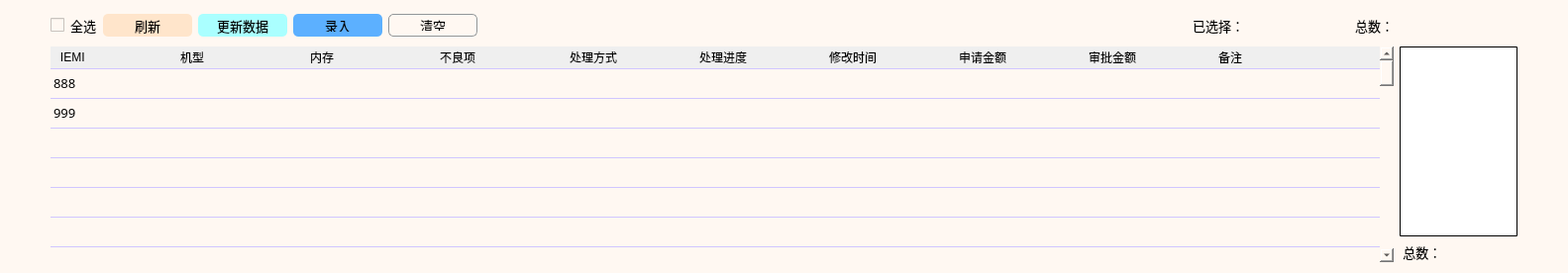
       <widget class="QWidget" name="widget" native="true">
        <property name="styleSheet">
         <string notr="true">background-color:  #fff8f2;
border-radius:5px;</string>
        </property>
        <layout class="QGridLayout" name="gridLayout_7">
         <item row="0" column="6">
          <spacer name="horizontalSpacer_5">
           <property name="orientation">
            <enum>Qt::Horizontal</enum>
           </property>
           <property name="sizeHint" stdset="0">
            <size>
             <width>710</width>
             <height>20</height>
            </size>
           </property>
          </spacer>
         </item>
         <item row="0" column="7">
          <widget class="QLabel" name="label_23">
           <property name="maximumSize">
            <size>
             <width>130</width>
             <height>16777215</height>
            </size>
           </property>
           <property name="font">
            <font>
             <family>黑体</family>
             <pointsize>10</pointsize>
            </font>
           </property>
           <property name="styleSheet">
            <string notr="true">background:   #fff8f2;</string>
           </property>
           <property name="text">
            <string>已选择：</string>
           </property>
          </widget>
         </item>
         <item row="1" column="10">
          <layout class="QFormLayout" name="formLayout">
           <item row="0" column="0" colspan="2">
            <widget class="QPlainTextEdit" name="plainTextEdit">
             <property name="minimumSize">
              <size>
               <width>119</width>
               <height>0</height>
              </size>
             </property>
             <property name="maximumSize">
              <size>
               <width>119</width>
               <height>16777215</height>
              </size>
             </property>
             <property name="styleSheet">
              <string notr="true">QPlainTextEdit {
	border-style: solid;
	background-color: rgb(255, 255, 255);
	border-color: rgb(0, 0, 0);
	border-width:1px;
	border-radius:1px;
}</string>
             </property>
             <property name="plainText">
              <string/>
             </property>
            </widget>
           </item>
           <item row="1" column="0">
            <widget class="QLabel" name="label_2">
             <property name="minimumSize">
              <size>
               <width>49</width>
               <height>20</height>
              </size>
             </property>
             <property name="maximumSize">
              <size>
               <width>49</width>
               <height>20</height>
              </size>
             </property>
             <property name="font">
              <font>
               <family>黑体</family>
               <pointsize>10</pointsize>
              </font>
             </property>
             <property name="styleSheet">
              <string notr="true">background:   #fff8f2;</string>
             </property>
             <property name="text">
              <string> 总数：</string>
             </property>
            </widget>
           </item>
           <item row="1" column="1">
            <widget class="QLineEdit" name="lineEdit">
             <property name="enabled">
              <bool>false</bool>
             </property>
             <property name="maximumSize">
              <size>
               <width>64</width>
               <height>20</height>
              </size>
             </property>
            </widget>
           </item>
          </layout>
         </item>
         <item row="0" column="3">
          <widget class="QPushButton" name="pushButton">
           <property name="minimumSize">
            <size>
             <width>90</width>
             <height>0</height>
            </size>
           </property>
           <property name="maximumSize">
            <size>
             <width>90</width>
             <height>23</height>
            </size>
           </property>
           <property name="font">
            <font>
             <family>黑体</family>
             <pointsize>10</pointsize>
            </font>
           </property>
           <property name="styleSheet">
            <string notr="true">QPushButton {
	border-radius:5px;
    border-width:1px;
    background-color:#aaffff;   
	height: 25px;
}

QPushButton:pressed
{
    padding-left:15px;
	border-radius:5px;
}</string>
           </property>
           <property name="text">
            <string>更新数据</string>
           </property>
           <property name="icon">
            <iconset>
             <normaloff>../static/img/edit-property-128.gif</normaloff>../static/img/edit-property-128.gif</iconset>
           </property>
           <property name="autoDefault">
            <bool>false</bool>
           </property>
          </widget>
         </item>
         <item row="0" column="8">
          <widget class="QLineEdit" name="credit_lineEdit_1_8">
           <property name="enabled">
            <bool>false</bool>
           </property>
           <property name="minimumSize">
            <size>
             <width>100</width>
             <height>30</height>
            </size>
           </property>
           <property name="maximumSize">
            <size>
             <width>100</width>
             <height>30</height>
            </size>
           </property>
           <property name="font">
            <font>
             <family>黑体</family>
             <pointsize>10</pointsize>
            </font>
           </property>
           <property name="styleSheet">
            <string notr="true"/>
           </property>
          </widget>
         </item>
         <item row="1" column="1" colspan="9">
          <widget class="QTableWidget" name="tableWidget">
           <property name="minimumSize">
            <size>
             <width>1351</width>
             <height>0</height>
            </size>
           </property>
           <property name="font">
            <font>
             <family>黑体</family>
             <pointsize>10</pointsize>
            </font>
           </property>
           <property name="styleSheet">
            <string notr="true">QHeaderView {
	border:0px;

}

QHeaderView::section{
	font-family:&quot;黑体&quot;, Times, serif;
	font-size: 12px;
	border-radius:14px;
	border-bottom:1px solid #d0c6ff;
	text-align:left;

}

QTableWidget::Item{
	border-bottom:1px solid #d0c6ff;
	color: black;
}</string>
           </property>
           <property name="horizontalScrollMode">
            <enum>QAbstractItemView::ScrollPerItem</enum>
           </property>
           <property name="showGrid">
            <bool>false</bool>
           </property>
           <property name="rowCount">
            <number>1000</number>
           </property>
           <attribute name="horizontalHeaderDefaultSectionSize">
            <number>131</number>
           </attribute>
           <attribute name="horizontalHeaderStretchLastSection">
            <bool>true</bool>
           </attribute>
           <attribute name="verticalHeaderVisible">
            <bool>false</bool>
           </attribute>
           <row/>
           <row/>
           <row/>
           <row/>
           <row/>
           <row/>
           <row/>
           <row/>
           <row/>
           <row/>
           <row/>
           <row/>
           <row/>
           <row/>
           <row/>
           <row/>
           <row/>
           <row/>
           <row/>
           <row/>
           <row/>
           <row/>
           <row/>
           <row/>
           <row/>
           <row/>
           <row/>
           <row/>
           <row/>
           <row/>
           <row/>
           <row/>
           <row/>
           <row/>
           <row/>
           <row/>
           <row/>
           <row/>
           <row/>
           <row/>
           <row/>
           <row/>
           <row/>
           <row/>
           <row/>
           <row/>
           <row/>
           <row/>
           <row/>
           <row/>
           <row/>
           <row/>
           <row/>
           <row/>
           <row/>
           <row/>
           <row/>
           <row/>
           <row/>
           <row/>
           <row/>
           <row/>
           <row/>
           <row/>
           <row/>
           <row/>
           <row/>
           <row/>
           <row/>
           <row/>
           <row/>
           <row/>
           <row/>
           <row/>
           <row/>
           <row/>
           <row/>
           <row/>
           <row/>
           <row/>
           <row/>
           <row/>
           <row/>
           <row/>
           <row/>
           <row/>
           <row/>
           <row/>
           <row/>
           <row/>
           <row/>
           <row/>
           <row/>
           <row/>
           <row/>
           <row/>
           <row/>
           <row/>
           <row/>
           <row/>
           <row/>
           <row/>
           <row/>
           <row/>
           <row/>
           <row/>
           <row/>
           <row/>
           <row/>
           <row/>
           <row/>
           <row/>
           <row/>
           <row/>
           <row/>
           <row/>
           <row/>
           <row/>
           <row/>
           <row/>
           <row/>
           <row/>
           <row/>
           <row/>
           <row/>
           <row/>
           <row/>
           <row/>
           <row/>
           <row/>
           <row/>
           <row/>
           <row/>
           <row/>
           <row/>
           <row/>
           <row/>
           <row/>
           <row/>
           <row/>
           <row/>
           <row/>
           <row/>
           <row/>
           <row/>
           <row/>
           <row/>
           <row/>
           <row/>
           <row/>
           <row/>
           <row/>
           <row/>
           <row/>
           <row/>
           <row/>
           <row/>
           <row/>
           <row/>
           <row/>
           <row/>
           <row/>
           <row/>
           <row/>
           <row/>
           <row/>
           <row/>
           <row/>
           <row/>
           <row/>
           <row/>
           <row/>
           <row/>
           <row/>
           <row/>
           <row/>
           <row/>
           <row/>
           <row/>
           <row/>
           <row/>
           <row/>
           <row/>
           <row/>
           <row/>
           <row/>
           <row/>
           <row/>
           <row/>
           <row/>
           <row/>
           <row/>
           <row/>
           <row/>
           <row/>
           <row/>
           <row/>
           <row/>
           <row/>
           <row/>
           <row/>
           <row/>
           <row/>
           <row/>
           <row/>
           <row/>
           <row/>
           <row/>
           <row/>
           <row/>
           <row/>
           <row/>
           <row/>
           <row/>
           <row/>
           <row/>
           <row/>
           <row/>
           <row/>
           <row/>
           <row/>
           <row/>
           <row/>
           <row/>
           <row/>
           <row/>
           <row/>
           <row/>
           <row/>
           <row/>
           <row/>
           <row/>
           <row/>
           <row/>
           <row/>
           <row/>
           <row/>
           <row/>
           <row/>
           <row/>
           <row/>
           <row/>
           <row/>
           <row/>
           <row/>
           <row/>
           <row/>
           <row/>
           <row/>
           <row/>
           <row/>
           <row/>
           <row/>
           <row/>
           <row/>
           <row/>
           <row/>
           <row/>
           <row/>
           <row/>
           <row/>
           <row/>
           <row/>
           <row/>
           <row/>
           <row/>
           <row/>
           <row/>
           <row/>
           <row/>
           <row/>
           <row/>
           <row/>
           <row/>
           <row/>
           <row/>
           <row/>
           <row/>
           <row/>
           <row/>
           <row/>
           <row/>
           <row/>
           <row/>
           <row/>
           <row/>
           <row/>
           <row/>
           <row/>
           <row/>
           <row/>
           <row/>
           <row/>
           <row/>
           <row/>
           <row/>
           <row/>
           <row/>
           <row/>
           <row/>
           <row/>
           <row/>
           <row/>
           <row/>
           <row/>
           <row/>
           <row/>
           <row/>
           <row/>
           <row/>
           <row/>
           <row/>
           <row/>
           <row/>
           <row/>
           <row/>
           <row/>
           <row/>
           <row/>
           <row/>
           <row/>
           <row/>
           <row/>
           <row/>
           <row/>
           <row/>
           <row/>
           <row/>
           <row/>
           <row/>
           <row/>
           <row/>
           <row/>
           <row/>
           <row/>
           <row/>
           <row/>
           <row/>
           <row/>
           <row/>
           <row/>
           <row/>
           <row/>
           <row/>
           <row/>
           <row/>
           <row/>
           <row/>
           <row/>
           <row/>
           <row/>
           <row/>
           <row/>
           <row/>
           <row/>
           <row/>
           <row/>
           <row/>
           <row/>
           <row/>
           <row/>
           <row/>
           <row/>
           <row/>
           <row/>
           <row/>
           <row/>
           <row/>
           <row/>
           <row/>
           <row/>
           <row/>
           <row/>
           <row/>
           <row/>
           <row/>
           <row/>
           <row/>
           <row/>
           <row/>
           <row/>
           <row/>
           <row/>
           <row/>
           <row/>
           <row/>
           <row/>
           <row/>
           <row/>
           <row/>
           <row/>
           <row/>
           <row/>
           <row/>
           <row/>
           <row/>
           <row/>
           <row/>
           <row/>
           <row/>
           <row/>
           <row/>
           <row/>
           <row/>
           <row/>
           <row/>
           <row/>
           <row/>
           <row/>
           <row/>
           <row/>
           <row/>
           <row/>
           <row/>
           <row/>
           <row/>
           <row/>
           <row/>
           <row/>
           <row/>
           <row/>
           <row/>
           <row/>
           <row/>
           <row/>
           <row/>
           <row/>
           <row/>
           <row/>
           <row/>
           <row/>
           <row/>
           <row/>
           <row/>
           <row/>
           <row/>
           <row/>
           <row/>
           <row/>
           <row/>
           <row/>
           <row/>
           <row/>
           <row/>
           <row/>
           <row/>
           <row/>
           <row/>
           <row/>
           <row/>
           <row/>
           <row/>
           <row/>
           <row/>
           <row/>
           <row/>
           <row/>
           <row/>
           <row/>
           <row/>
           <row/>
           <row/>
           <row/>
           <row/>
           <row/>
           <row/>
           <row/>
           <row/>
           <row/>
           <row/>
           <row/>
           <row/>
           <row/>
           <row/>
           <row/>
           <row/>
           <row/>
           <row/>
           <row/>
           <row/>
           <row/>
           <row/>
           <row/>
           <row/>
           <row/>
           <row/>
           <row/>
           <row/>
           <row/>
           <row/>
           <row/>
           <row/>
           <row/>
           <row/>
           <row/>
           <row/>
           <row/>
           <row/>
           <row/>
           <row/>
           <row/>
           <row/>
           <row/>
           <row/>
           <row/>
           <row/>
           <row/>
           <row/>
           <row/>
           <row/>
           <row/>
           <row/>
           <row/>
           <row/>
           <row/>
           <row/>
           <row/>
           <row/>
           <row/>
           <row/>
           <row/>
           <row/>
           <row/>
           <row/>
           <row/>
           <row/>
           <row/>
           <row/>
           <row/>
           <row/>
           <row/>
           <row/>
           <row/>
           <row/>
           <row/>
           <row/>
           <row/>
           <row/>
           <row/>
           <row/>
           <row/>
           <row/>
           <row/>
           <row/>
           <row/>
           <row/>
           <row/>
           <row/>
           <row/>
           <row/>
           <row/>
           <row/>
           <row/>
           <row/>
           <row/>
           <row/>
           <row/>
           <row/>
           <row/>
           <row/>
           <row/>
           <row/>
           <row/>
           <row/>
           <row/>
           <row/>
           <row/>
           <row/>
           <row/>
           <row/>
           <row/>
           <row/>
           <row/>
           <row/>
           <row/>
           <row/>
           <row/>
           <row/>
           <row/>
           <row/>
           <row/>
           <row/>
           <row/>
           <row/>
           <row/>
           <row/>
           <row/>
           <row/>
           <row/>
           <row/>
           <row/>
           <row/>
           <row/>
           <row/>
           <row/>
           <row/>
           <row/>
           <row/>
           <row/>
           <row/>
           <row/>
           <row/>
           <row/>
           <row/>
           <row/>
           <row/>
           <row/>
           <row/>
           <row/>
           <row/>
           <row/>
           <row/>
           <row/>
           <row/>
           <row/>
           <row/>
           <row/>
           <row/>
           <row/>
           <row/>
           <row/>
           <row/>
           <row/>
           <row/>
           <row/>
           <row/>
           <row/>
           <row/>
           <row/>
           <row/>
           <row/>
           <row/>
           <row/>
           <row/>
           <row/>
           <row/>
           <row/>
           <row/>
           <row/>
           <row/>
           <row/>
           <row/>
           <row/>
           <row/>
           <row/>
           <row/>
           <row/>
           <row/>
           <row/>
           <row/>
           <row/>
           <row/>
           <row/>
           <row/>
           <row/>
           <row/>
           <row/>
           <row/>
           <row/>
           <row/>
           <row/>
           <row/>
           <row/>
           <row/>
           <row/>
           <row/>
           <row/>
           <row/>
           <row/>
           <row/>
           <row/>
           <row/>
           <row/>
           <row/>
           <row/>
           <row/>
           <row/>
           <row/>
           <row/>
           <row/>
           <row/>
           <row/>
           <row/>
           <row/>
           <row/>
           <row/>
           <row/>
           <row/>
           <row/>
           <row/>
           <row/>
           <row/>
           <row/>
           <row/>
           <row/>
           <row/>
           <row/>
           <row/>
           <row/>
           <row/>
           <row/>
           <row/>
           <row/>
           <row/>
           <row/>
           <row/>
           <row/>
           <row/>
           <row/>
           <row/>
           <row/>
           <row/>
           <row/>
           <row/>
           <row/>
           <row/>
           <row/>
           <row/>
           <row/>
           <row/>
           <row/>
           <row/>
           <row/>
           <row/>
           <row/>
           <row/>
           <row/>
           <row/>
           <row/>
           <row/>
           <row/>
           <row/>
           <row/>
           <row/>
           <row/>
           <row/>
           <row/>
           <row/>
           <row/>
           <row/>
           <row/>
           <row/>
           <row/>
           <row/>
           <row/>
           <row/>
           <row/>
           <row/>
           <row/>
           <row/>
           <row/>
           <row/>
           <row/>
           <row/>
           <row/>
           <row/>
           <row/>
           <row/>
           <row/>
           <row/>
           <row/>
           <row/>
           <row/>
           <row/>
           <row/>
           <row/>
           <row/>
           <row/>
           <row/>
           <row/>
           <row/>
           <row/>
           <row/>
           <row/>
           <row/>
           <row/>
           <row/>
           <row/>
           <row/>
           <row/>
           <row/>
           <row/>
           <row/>
           <row/>
           <row/>
           <row/>
           <row/>
           <row/>
           <row/>
           <row/>
           <row/>
           <row/>
           <row/>
           <row/>
           <row/>
           <row/>
           <row/>
           <row/>
           <row/>
           <row/>
           <row/>
           <row/>
           <row/>
           <row/>
           <row/>
           <row/>
           <row/>
           <row/>
           <row/>
           <row/>
           <row/>
           <row/>
           <row/>
           <row/>
           <row/>
           <row/>
           <row/>
           <row/>
           <row/>
           <row/>
           <row/>
           <row/>
           <row/>
           <row/>
           <row/>
           <row/>
           <row/>
           <row/>
           <row/>
           <row/>
           <row/>
           <row/>
           <row/>
           <row/>
           <row/>
           <row/>
           <row/>
           <row/>
           <row/>
           <row/>
           <row/>
           <row/>
           <row/>
           <row/>
           <row/>
           <row/>
           <row/>
           <row/>
           <row/>
           <row/>
           <row/>
           <row/>
           <row/>
           <row/>
           <row/>
           <row/>
           <row/>
           <row/>
           <row/>
           <row/>
           <row/>
           <row/>
           <row/>
           <row/>
           <row/>
           <row/>
           <row/>
           <row/>
           <row/>
           <row/>
           <row/>
           <row/>
           <row/>
           <row/>
           <row/>
           <row/>
           <row/>
           <row/>
           <row/>
           <row/>
           <row/>
           <row/>
           <row/>
           <row/>
           <row/>
           <row/>
           <row/>
           <row/>
           <row/>
           <row/>
           <row/>
           <row/>
           <row/>
           <row/>
           <row/>
           <row/>
           <row/>
           <row/>
           <row/>
           <row/>
           <row/>
           <row/>
           <row/>
           <row/>
           <row/>
           <row/>
           <row/>
           <row/>
           <row/>
           <row/>
           <row/>
           <row/>
           <row/>
           <row/>
           <row/>
           <row/>
           <row/>
           <row/>
           <row/>
           <row/>
           <row/>
           <row/>
           <row/>
           <row/>
           <row/>
           <row/>
           <row/>
           <row/>
           <row/>
           <row/>
           <row/>
           <row/>
           <row/>
           <row/>
           <row/>
           <row/>
           <row/>
           <row/>
           <row/>
           <row/>
           <row/>
           <row/>
           <row/>
           <row/>
           <row/>
           <row/>
           <row/>
           <row/>
           <row/>
           <row/>
           <row/>
           <row/>
           <row/>
           <row/>
           <row/>
           <row/>
           <row/>
           <row/>
           <row/>
           <row/>
           <row/>
           <row/>
           <row/>
           <row/>
           <row/>
           <row/>
           <row/>
           <row/>
           <row/>
           <row/>
           <row/>
           <row/>
           <row/>
           <row/>
           <row/>
           <row/>
           <row/>
           <row/>
           <row/>
           <row/>
           <row/>
           <row/>
           <row/>
           <row/>
           <row/>
           <row/>
           <row/>
           <row/>
           <row/>
           <row/>
           <row/>
           <row/>
           <row/>
           <row/>
           <row/>
           <row/>
           <row/>
           <row/>
           <row/>
           <row/>
           <column>
            <property name="text">
             <string>   IEMI</string>
            </property>
            <property name="textAlignment">
             <set>AlignLeading|AlignVCenter</set>
            </property>
           </column>
           <column>
            <property name="text">
             <string>机型</string>
            </property>
            <property name="textAlignment">
             <set>AlignLeading|AlignVCenter</set>
            </property>
           </column>
           <column>
            <property name="text">
             <string>内存</string>
            </property>
            <property name="textAlignment">
             <set>AlignLeading|AlignVCenter</set>
            </property>
           </column>
           <column>
            <property name="text">
             <string>不良项</string>
            </property>
            <property name="textAlignment">
             <set>AlignLeading|AlignVCenter</set>
            </property>
           </column>
           <column>
            <property name="text">
             <string>处理方式</string>
            </property>
            <property name="textAlignment">
             <set>AlignLeading|AlignVCenter</set>
            </property>
           </column>
           <column>
            <property name="text">
             <string>处理进度</string>
            </property>
            <property name="textAlignment">
             <set>AlignLeading|AlignVCenter</set>
            </property>
           </column>
           <column>
            <property name="text">
             <string>修改时间</string>
            </property>
            <property name="textAlignment">
             <set>AlignLeading|AlignVCenter</set>
            </property>
           </column>
           <column>
            <property name="text">
             <string>申请金额</string>
            </property>
            <property name="textAlignment">
             <set>AlignLeading|AlignVCenter</set>
            </property>
           </column>
           <column>
            <property name="text">
             <string>审批金额</string>
            </property>
            <property name="textAlignment">
             <set>AlignLeading|AlignVCenter</set>
            </property>
           </column>
           <column>
            <property name="text">
             <string>备注</string>
            </property>
            <property name="textAlignment">
             <set>AlignLeading|AlignVCenter</set>
            </property>
           </column>
           <item row="0" column="0">
            <property name="text">
             <string>888</string>
            </property>
            <property name="checkState">
             <enum>Unchecked</enum>
            </property>
           </item>
           <item row="1" column="0">
            <property name="text">
             <string>999</string>
            </property>
            <property name="checkState">
             <enum>Unchecked</enum>
            </property>
           </item>
          </widget>
         </item>
         <item row="0" column="4">
          <widget class="QPushButton" name="pushButton_8">
           <property name="minimumSize">
            <size>
             <width>90</width>
             <height>0</height>
            </size>
           </property>
           <property name="maximumSize">
            <size>
             <width>90</width>
             <height>23</height>
            </size>
           </property>
           <property name="font">
            <font>
             <family>黑体</family>
             <pointsize>10</pointsize>
            </font>
           </property>
           <property name="styleSheet">
            <string notr="true">QPushButton {
	border-radius:5px;
	padding-top:5px;
	padding-bottom: 5px;
    background-color:#5cb0ff;
}

QPushButton:hover
{
    background-color:#00ff7f;   
	border-radius:5px;
}

QPushButton:pressed
{
    padding-left:15px;
	border-radius:5px;
}</string>
           </property>
           <property name="text">
            <string>录入</string>
           </property>
           <property name="icon">
            <iconset>
             <normaloff>../static/img/arrow-96-48.gif</normaloff>../static/img/arrow-96-48.gif</iconset>
           </property>
          </widget>
         </item>
         <item row="0" column="2">
          <widget class="QPushButton" name="refresh_pushButton_0_1">
           <property name="enabled">
            <bool>true</bool>
           </property>
           <property name="minimumSize">
            <size>
             <width>90</width>
             <height>23</height>
            </size>
           </property>
           <property name="maximumSize">
            <size>
             <width>100</width>
             <height>23</height>
            </size>
           </property>
           <property name="font">
            <font>
             <family>黑体</family>
             <pointsize>10</pointsize>
            </font>
           </property>
           <property name="styleSheet">
            <string notr="true">QPushButton {
	border-radius:5px;
    border-width:1px;
    background-color:#ffe5cb;   
	height: 25px;
}

QPushButton:pressed
{
    padding-left:15px;
	border-radius:5px;
}</string>
           </property>
           <property name="text">
            <string>刷新</string>
           </property>
           <property name="icon">
            <iconset>
             <normaloff>D:/Projects/TrillionTech/images/sinchronize-64.gif</normaloff>D:/Projects/TrillionTech/images/sinchronize-64.gif</iconset>
           </property>
           <property name="checkable">
            <bool>true</bool>
           </property>
           <property name="autoExclusive">
            <bool>true</bool>
           </property>
           <property name="autoDefault">
            <bool>false</bool>
           </property>
          </widget>
         </item>
         <item row="0" column="5">
          <widget class="QPushButton" name="pushButton_9">
           <property name="minimumSize">
            <size>
             <width>90</width>
             <height>0</height>
            </size>
           </property>
           <property name="maximumSize">
            <size>
             <width>90</width>
             <height>23</height>
            </size>
           </property>
           <property name="font">
            <font>
             <family>黑体</family>
             <pointsize>10</pointsize>
            </font>
           </property>
           <property name="styleSheet">
            <string notr="true">QPushButton {
	border-radius:5px;
	padding-top:5px;
	padding-bottom: 5px;
    background-color:#fff8f2;
	border-color:#929799;
    border-style:solid;
    border-width:0.5px;

}

QPushButton:hover
{
    background-color:#00ff7f;   
	border-radius:5px;
}

QPushButton:pressed
{
    padding-left:15px;
	border-radius:5px;
}</string>
           </property>
           <property name="text">
            <string>清空</string>
           </property>
           <property name="icon">
            <iconset>
             <normaloff>../static/img/x-mark-64.gif</normaloff>../static/img/x-mark-64.gif</iconset>
           </property>
           <property name="iconSize">
            <size>
             <width>12</width>
             <height>12</height>
            </size>
           </property>
          </widget>
         </item>
         <item row="0" column="0">
          <spacer name="horizontalSpacer_6">
           <property name="orientation">
            <enum>Qt::Horizontal</enum>
           </property>
           <property name="sizeHint" stdset="0">
            <size>
             <width>40</width>
             <height>20</height>
            </size>
           </property>
          </spacer>
         </item>
         <item row="0" column="10">
          <widget class="QLineEdit" name="credit_lineEdit_1_3">
           <property name="enabled">
            <bool>false</bool>
           </property>
           <property name="minimumSize">
            <size>
             <width>100</width>
             <height>30</height>
            </size>
           </property>
           <property name="maximumSize">
            <size>
             <width>100</width>
             <height>30</height>
            </size>
           </property>
           <property name="font">
            <font>
             <family>黑体</family>
             <pointsize>10</pointsize>
            </font>
           </property>
           <property name="styleSheet">
            <string notr="true"/>
           </property>
          </widget>
         </item>
         <item row="0" column="1">
          <widget class="QCheckBox" name="checkBox">
           <property name="font">
            <font>
             <family>黑体</family>
             <pointsize>10</pointsize>
            </font>
           </property>
           <property name="text">
            <string>全选</string>
           </property>
          </widget>
         </item>
         <item row="0" column="9">
          <widget class="QLabel" name="label_22">
           <property name="maximumSize">
            <size>
             <width>130</width>
             <height>16777215</height>
            </size>
           </property>
           <property name="font">
            <font>
             <family>黑体</family>
             <pointsize>10</pointsize>
            </font>
           </property>
           <property name="styleSheet">
            <string notr="true">background:   #fff8f2;</string>
           </property>
           <property name="text">
            <string>总数：</string>
           </property>
          </widget>
         </item>
         <item row="0" column="11">
          <spacer name="horizontalSpacer_7">
           <property name="orientation">
            <enum>Qt::Horizontal</enum>
           </property>
           <property name="sizeHint" stdset="0">
            <size>
             <width>40</width>
             <height>20</height>
            </size>
           </property>
          </spacer>
         </item>
        </layout>
       </widget>
